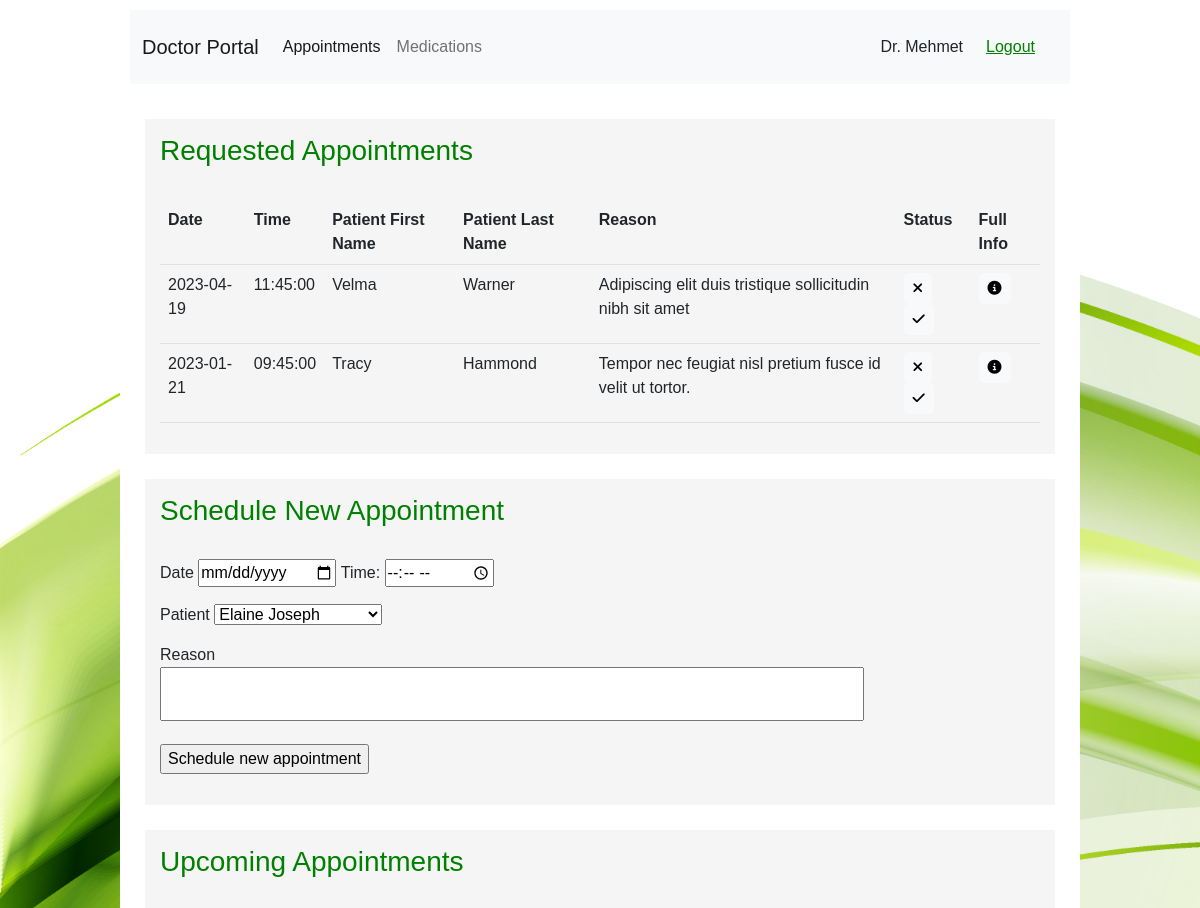
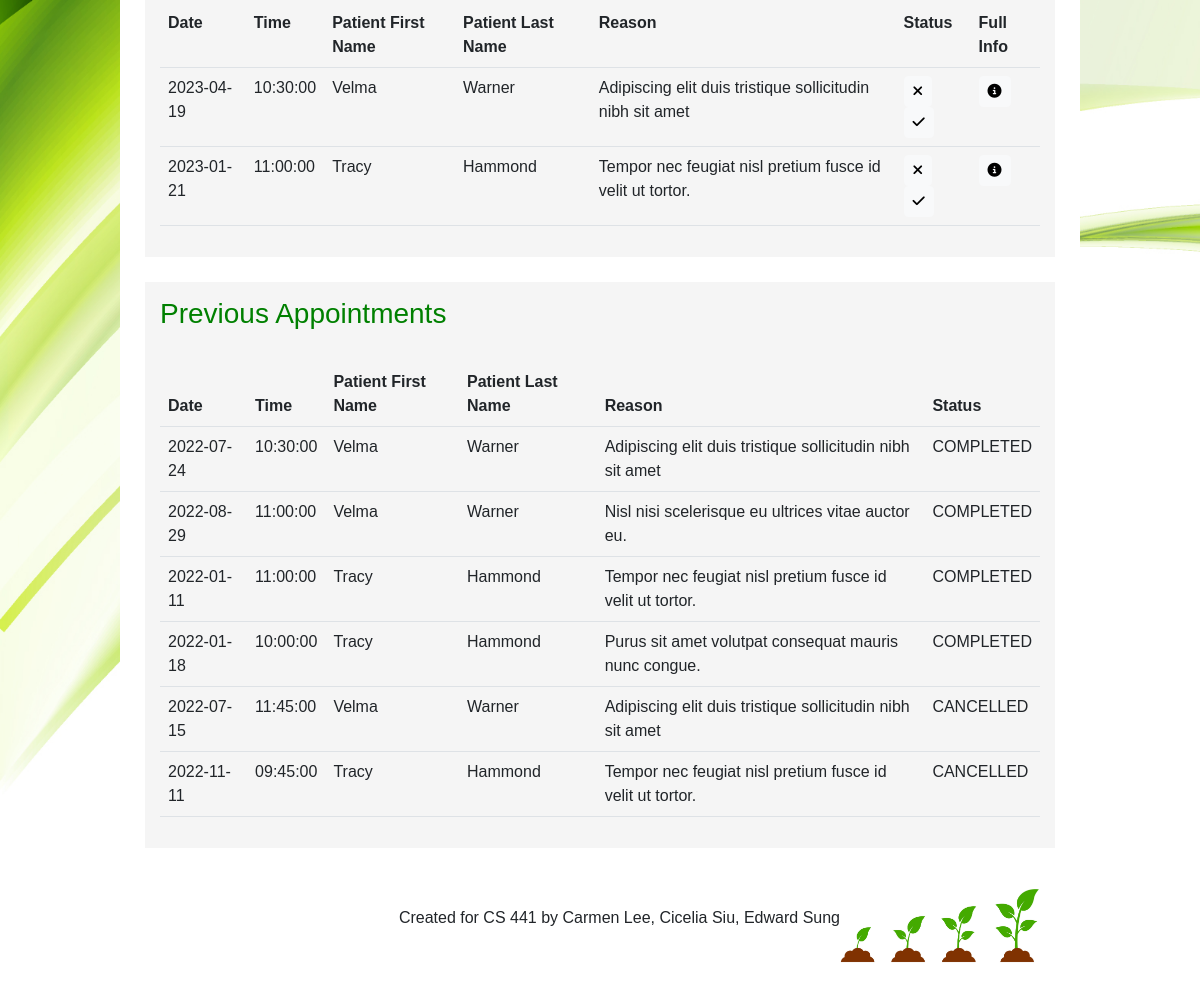
Screenshot of /html/doctor/doctorAppointments.php (signed in) with the database file from the repository (2 pictures, top to bottom).
### tables this page shows
CREATE TABLE `appointments` (
  `id` int(11) UNSIGNED NOT NULL,
  `apptDate` date NOT NULL,
  `apptTime` time NOT NULL,
  `status` enum('COMPLETED','REQUESTED','SCHEDULED','CANCELLED') NOT NULL DEFAULT 'REQUESTED',
  `patientId` int(11) NOT NULL,
  `doctorId` int(11) NOT NULL,
  `reason` varchar(255) NOT NULL DEFAULT 'No reason provided'
);

CREATE TABLE `Users` (
  `id` int(11) UNSIGNED NOT NULL,
  `first_name` varchar(255) DEFAULT NULL,
  `last_name` varchar(255) DEFAULT NULL,
  `email` varchar(255) DEFAULT NULL,
  `userpassword` varchar(64) NOT NULL,
  `role` enum('ADMIN','DOCTOR','PATIENT') DEFAULT NULL,
  `username` varchar(255) NOT NULL,
  `assigned_doctorId` int(11) DEFAULT NULL,
  `birthdate` date DEFAULT NULL,
  `phone` varchar(255) DEFAULT NULL,
  `address` varchar(255) DEFAULT NULL,
  `emerCon_name` varchar(255) DEFAULT NULL,
  `emerCon_phone` varchar(255) DEFAULT NULL,
  `emerCon_relation` varchar(255) DEFAULT NULL
);

### html/doctor/doctorAppointments.php (the view, shortened to what this page needs)
<!DOCTYPE html>
<html lang="en">
<head>
  <link href="https://cdn.jsdelivr.net/npm/bootstrap@5.2.2/dist/css/bootstrap.min.css" rel="stylesheet" />
  <link rel="stylesheet" href="../../css/style.css?v=<?php echo time(); ?>" />
</head>
<body>
  <?php
  $sessionUserId = $_SESSION['sessionUserId'];
  $sessionFirstName = $_SESSION['sessionFirstName'];
  $sessionLastName = $_SESSION['sessionLastName'];
  ?>
  <div class="body">
    <header>
      <nav class="navbar navbar-expand-lg navbar-light bg-light justify-content-center nav-fill">
        <div class="container-fluid">
          <a class="navbar-brand mb-0 h1" href="doctorPortal.php">Doctor Portal</a>
          <div class="collapse navbar-collapse" id="navbarNavAltMarkup">
            <div class="navbar-nav me-auto">
              <a class="nav-link active" href="doctorAppointments.php">Appointments</a>
              <a class="nav-link" href="doctorMedications.php">Medications</a>
            </div>
            <?php echo "<div>Dr. ", $sessionFirstName, " ", $sessionLastName, "</div>" ?>
            <button type="button" class="btn btn-light logout-btn" style="float: right;"><a href="../logout.php">Logout</a></button>
          </div>
        </div>
      </nav>
    </header>
    <section style = "overflow-x: scroll">
      <h3>Requested Appointments</h3>
      <br>
        <table class="table table-hover">
          <tr>
            <th scope="col">Date</th>
            <th scope="col">Time</th>
            <th scope="col">Patient First Name</th>
            <th scope="col">Patient Last Name</th>
            <th scope="col">Reason</th>
            <th scope="col">Status</th>
            <th scope="col">Full Info</th>
          </tr>
          <?php
          $conn = mysqli_connect("localhost", "root", "", "pregnancy");
          $sql_apt = "SELECT id,apptDate,apptTime,patientId,reason,status FROM appointments WHERE doctorId=$sessionUserId and status='REQUESTED'";
          $result = $conn->query($sql_apt);
          while($row = $result->fetch_assoc()) {
            echo "
              <tr>
                <td>" . $row['apptDate'] . "</td>
                <td>" . $row['apptTime'] . "</td>
            ";
          $sql_patient = "SELECT first_name,last_name FROM Users WHERE id=" . $row['patientId'] . "";
          $result_patient = $conn->query($sql_patient);
          while ($row_patient = $result_patient->fetch_assoc()) {
            echo "
                <td>" . $row_patient['first_name'] . "</td>
                <td>" . $row_patient['last_name'] . "</td>
              ";
          }
          echo "
                <td>" . $row['reason'] . "</td>
                <td>
                  <a href='doctorCancelApptAction.php?appointmentId=".$row['id']."' class='btn btn-light btn-sm' title='Cancel'><i class='fa-solid fa-xmark'></i></a>
                  <a href='doctorAcceptApptAction.php?appointmentId=".$row['id']."' class='btn btn-light btn-sm'><i class='fa-solid fa-check' title='Accept'></i></a>
                </td>
                <td>
                  <a href='doctorPregnancy.php?a=".$row['patientId']."' class='btn btn-light btn-sm'><i class='fa-solid fa-circle-info' title='Accept'></i></a>
                </td>
              </tr>
            ";
        }
        ?>
      </table>
    </section>
    <section>
      <h3>Schedule New Appointment</h3>
      <br>
      <form name="frmContact" method="post" action="../AddAppointment.php">
        <p>
          <label for="date">Date</label>
          <input type="date" name="inputDate" id="inputDate" required>
          <label for="time">Time:</label>
          <input type="time" id="inputTime" name="inputTime">
        </p>
        <p>
          <label for="patient">Patient</label>
          <select name="inputPatient" required>
            <?php
            $sql = "SELECT id,first_name,last_name FROM users WHERE role='PATIENT'";
            $result = mysqli_query($conn, $sql);
            $resultsArray = mysqli_fetch_all($result);
            for ($i = 0; $i < sizeof($resultsArray); $i++) {
              $patientId = $resultsArray[$i][0];
              $fullName = $resultsArray[$i][1] . ' ' . $resultsArray[$i][2];
              echo '<option value="', $patientId, '">', $fullName, '</option>';
            }
            ?>
          </select>
        </p>
        <p>
          <label for="Reason">Reason</label> <br>
          <textarea type="text" name="inputReason" id="inputReason"></textarea>
        </p>
        <p>
          <input type="submit" name="Submit" id="Submit" value="Schedule new appointment">
        </p>
      </form>
    </section>
    <section style = "overflow-x: scroll">
      <h3>Upcoming Appointments</h3>
      <br>
      <table class="table table-hover">
        <tr>
          <th scope="col">Date</th>
          <th scope="col">Time</th>
          <th scope="col">Patient First Name</th>
          <th scope="col">Patient Last Name</th>
          <th scope="col">Reason</th>
          <th scope="col">Status</th>
          <th scope="col">Full Info</th>
        </tr>
        <?php
        $conn = mysqli_connect("localhost", "root", "", "pregnancy");
        $sql_apt = "SELECT id,apptDate,apptTime,patientId,reason,status FROM appointments WHERE doctorId=$sessionUserId and status='SCHEDULED'";
        $result = $conn->query($sql_apt);
        while ($row = $result->fetch_assoc()) {
          echo "
              <tr>
                <td>" . $row['apptDate'] . "</td>
                <td>" . $row['apptTime'] . "</td>
            ";
          $sql_patient = "SELECT first_name,last_name FROM Users WHERE id=" . $row['patientId'] . "";
          $result_patient = $conn->query($sql_patient);
          while ($row_patient = $result_patient->fetch_assoc()) {
            echo "
                <td>" . $row_patient['first_name'] . "</td>
                <td>" . $row_patient['last_name'] . "</td>
              ";
          }
          echo "
                <td>" . $row['reason'] . "</td>
                <td>
                  <a href='doctorCancelApptAction.php?appointmentId=" . $row['id'] . "' class='btn btn-light btn-sm' title='Cancel'><i class='fa-solid fa-xmark'></i></a>
                  <a href='doctorCompleteApptAction.php?appointmentId=" . $row['id'] . "' class='btn btn-light btn-sm' title='Complete'><i class='fa-solid fa-check'></i></a>
                </td>
                <td>
                  <a href='doctorPregnancy.php?a=".$row['patientId']."' class='btn btn-light btn-sm'><i class='fa-solid fa-circle-info' title='Accept'></i></a>
                </td>
              </tr>
            ";
        }
        ?>
      </table>
    </section>
    <section>
      <h3>Previous Appointments</h3>
      <br>
      <?php
      $sql_apt = "SELECT apptDate,apptTime,patientId,reason,status FROM appointments WHERE doctorId=$sessionUserId and (status='COMPLETED' or status='CANCELLED')";
      $result_apt = mysqli_query($conn, $sql_apt);
      $resultsArray_apt = mysqli_fetch_all($result_apt);
      ?>
      <table class="table table-hover">
        <thead>
          <tr>
            <th scope="col">Date</th>
            <th scope="col">Time</th>
            <th scope="col">Patient First Name</th>
            <th scope="col">Patient Last Name</th>
            <th scope="col">Reason</th>
            <th scope="col">Status</th>
          </tr>
        </thead>
        <tbody>
          <?php
          for ($i = 0; $i < sizeof($resultsArray_apt); $i++) {
            echo "<tr>";
            for ($j = 0; $j < 5; $j++) {
              if ($j == 2) {
                $patientId = $resultsArray_apt[$i][2];
                $sql_patient = "SELECT first_name,last_name FROM Users WHERE id=$patientId";
                $result_patient = mysqli_query($conn, $sql_patient);
                $resultArray_patient = mysqli_fetch_all($result_patient);
                echo "<td>", $resultArray_patient[0][0], "</td>";
                echo "<td>", $resultArray_patient[0][1], "</td>";
                $j += 1;
              }
              echo "<td>", $resultsArray_apt[$i][$j], "</td>";
            }
            echo "</tr>";
          }
          echo "</tbody>", "</table>";
          ?>
    </section>
    <section class="footer d-flex align-self-center">
      <p>
        Created for CS 441 by Carmen Lee, Cicelia Siu, Edward Sung
      </p>
      <img id="footer-img" src="../../imgs/sprout.jpg" alt="Sprout!">
    </section>
  </div>
</body>
</html>

### css/style.css (style rules this page uses)
body { font-family: 'Noto Sans JP', sans-serif; background-image: url("../imgs/login-bg.jpg"); background-size:cover; background-repeat:no-repeat; background-attachment: fixed; display: flex; justify-content: center; align-items: center; }
header { background-color: white; padding: 10px; text-align: center; }
.body { background-color: white; width: 80%; min-width: 40vw; max-width: 80vw; min-height: 100vh; }
section { background-color: whitesmoke; margin: 25px; padding: 15px; }
textarea { width: 80%; resize: none; }
.footer { background-color: white; text-align: right; display: flex; justify-content: right; align-items: center; }
#footer-img { width:200px; }
a, h3 { color: green; }
.logout-btn { margin: 10px; }

### rows the page displays
appointments: apptDate "2023-04-19", apptTime "11:45:00", reason "Adipiscing elit duis tristique sollicitudin nibh sit amet"
users: first_name "Velma", last_name "Warner"
appointments: apptDate "2023-01-21", apptTime "09:45:00", reason "Tempor nec feugiat nisl pretium fusce id velit ut tortor."
users: first_name "Tracy", last_name "Hammond"
appointments: apptDate "2023-04-19", apptTime "10:30:00", reason "Adipiscing elit duis tristique sollicitudin nibh sit amet"
appointments: apptDate "2023-01-21", apptTime "11:00:00", reason "Tempor nec feugiat nisl pretium fusce id velit ut tortor."
appointments: apptDate "2022-07-24", apptTime "10:30:00", reason "Adipiscing elit duis tristique sollicitudin nibh sit amet", status "COMPLETED"
appointments: apptDate "2022-08-29", apptTime "11:00:00", reason "Nisl nisi scelerisque eu ultrices vitae auctor eu.", status "COMPLETED"
appointments: apptDate "2022-01-11", apptTime "11:00:00", reason "Tempor nec feugiat nisl pretium fusce id velit ut tortor.", status "COMPLETED"
appointments: apptDate "2022-01-18", apptTime "10:00:00", reason "Purus sit amet volutpat consequat mauris nunc congue.", status "COMPLETED"
appointments: apptDate "2022-07-15", apptTime "11:45:00", reason "Adipiscing elit duis tristique sollicitudin nibh sit amet", status "CANCELLED"
appointments: apptDate "2022-11-11", apptTime "09:45:00", reason "Tempor nec feugiat nisl pretium fusce id velit ut tortor.", status "CANCELLED"

### other values shown
$sessionFirstName "Mehmet"
form field inputPatient "Elaine Joseph"
